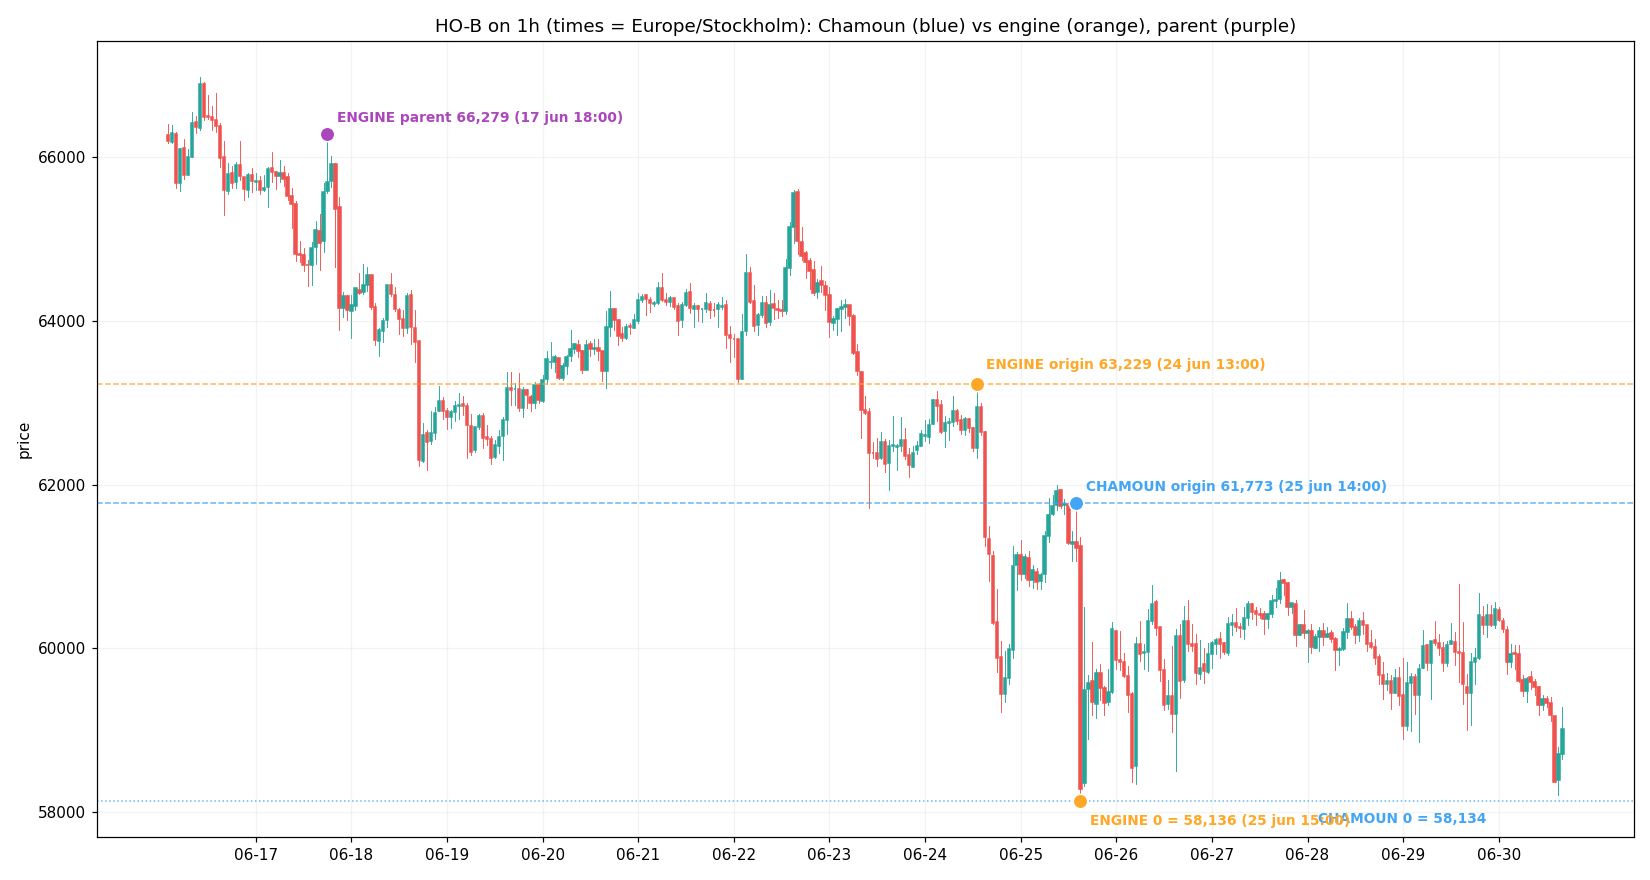

The script that saved this image:
"""Render HO-B on the 1h chart: Chamoun's drawing vs engine proposal.

Time axis + labels in Europe/Stockholm local time (matches Chamoun's TradingView);
candle lookup stays on the UTC cache. Saves a PNG to scratchpad.
"""

from __future__ import annotations

import matplotlib

matplotlib.use("Agg")
import matplotlib.pyplot as plt
import pandas as pd

from fibengine.core.config import load_settings
from fibengine.data.loader import load_candles

TZ = "Europe/Stockholm"
settings = load_settings("config/variants/settings.1h_recent.yaml")
df = load_candles(settings.data, fetch_if_missing=False)

lo = pd.Timestamp("2026-06-16", tz="UTC")
hi = pd.Timestamp("2026-06-30 14:00", tz="UTC")
w = df[(df.index >= lo) & (df.index <= hi)].copy()
local = w.index.tz_convert(TZ)  # display labels
idx = {t: k for k, t in enumerate(w.index)}  # lookup by UTC ts


def lt(utc_str: str) -> str:
    return str(pd.Timestamp(utc_str, tz="UTC").tz_convert(TZ))[:16]


fig, ax = plt.subplots(figsize=(15, 8))
for k, (_, r) in enumerate(w.iterrows()):
    up = r["close"] >= r["open"]
    col = "#26a69a" if up else "#ef5350"
    ax.plot([k, k], [r["low"], r["high"]], color=col, lw=0.6, zorder=1)
    ax.add_patch(
        plt.Rectangle(
            (k - 0.3, min(r["open"], r["close"])),
            0.6,
            abs(r["close"] - r["open"]) or 1,
            color=col,
            zorder=2,
        )
    )


def mark(utc_ts, price, color, label, dy):
    k = idx.get(pd.Timestamp(utc_ts, tz="UTC"))
    if k is None:
        return
    ax.scatter([k], [price], s=90, color=color, zorder=5, edgecolors="white")
    ax.annotate(
        label,
        (k, price),
        textcoords="offset points",
        xytext=(6, dy),
        color=color,
        fontsize=9,
        fontweight="bold",
    )


# Chamoun's drawing (172932): origin 61,773 @ 25 jun 14:00 local -> reached ~58,134
ax.axhline(61773, color="#42a5f5", ls="--", lw=1, alpha=0.8)
ax.axhline(58134, color="#42a5f5", ls=":", lw=1, alpha=0.8)
mark("2026-06-25 12:00", 61773, "#42a5f5", "CHAMOUN origin 61,773 (25 jun 14:00)", 8)
ax.annotate(
    "CHAMOUN 0 = 58,134",
    (len(w) - 1, 58134),
    textcoords="offset points",
    xytext=(-160, -14),
    color="#42a5f5",
    fontsize=9,
    fontweight="bold",
)

# Engine proposal: origin 63,229 @ 24 jun 13:00 local -> reached 58,136 @ 25 jun 15:00 local
ax.axhline(63229, color="#ffa726", ls="--", lw=1, alpha=0.8)
mark("2026-06-24 11:00", 63229, "#ffa726", "ENGINE origin 63,229 (24 jun 13:00)", 10)
mark("2026-06-25 13:00", 58136, "#ffa726", "ENGINE 0 = 58,136 (25 jun 15:00)", -16)
mark("2026-06-17 16:00", 66279, "#ab47bc", "ENGINE parent 66,279 (17 jun 18:00)", 8)

ticks = [k for k, t in enumerate(local) if t.hour == 0]
ax.set_xticks(ticks)
ax.set_xticklabels([str(local[k])[5:10] for k in ticks])
ax.set_title(
    "HO-B on 1h (times = Europe/Stockholm): Chamoun (blue) vs engine (orange), parent (purple)"
)
ax.set_ylabel("price")
ax.grid(True, alpha=0.15)
out = "scratchpad/hob_overlay.png"
fig.tight_layout()
fig.savefig(out, dpi=110)
print(f"saved {out}  local range {local[0]} .. {local[-1]}")
